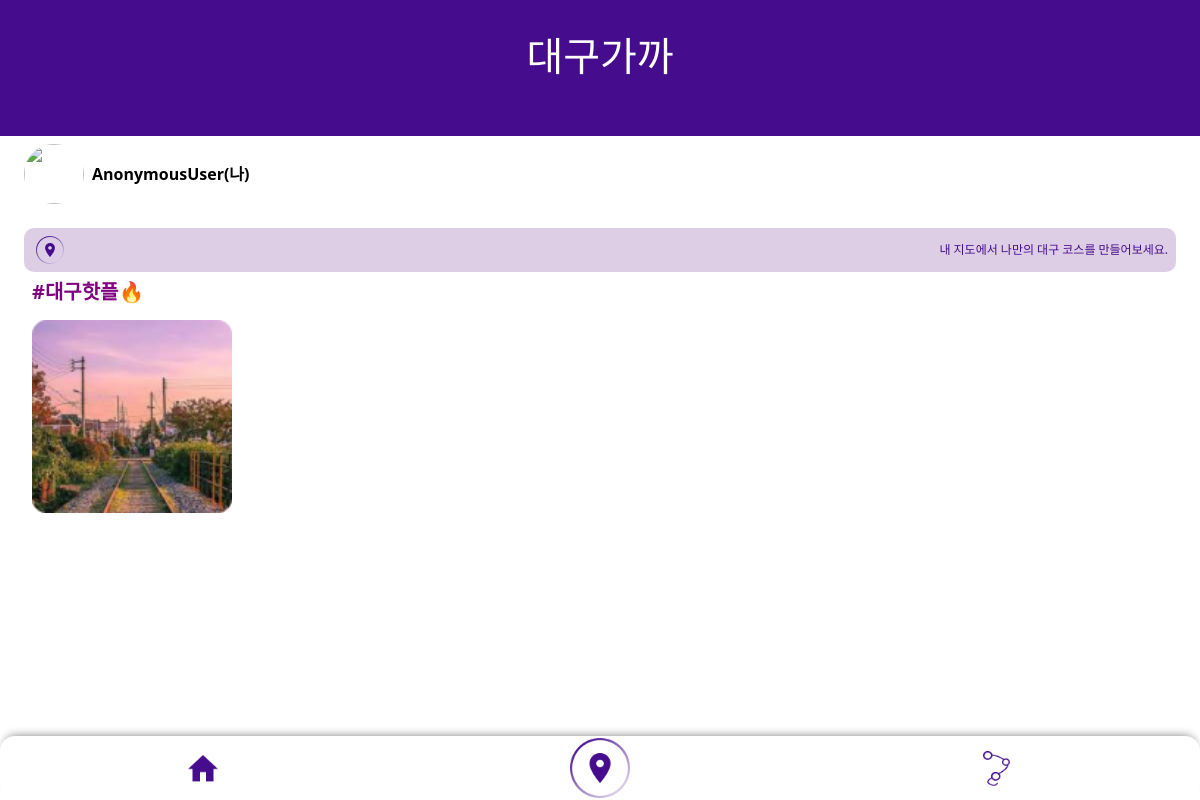
The page / on the database its author committed.
### main/models.py (models this page shows, shortened)
class HashRecommend(models.Model):
    hash=models.CharField(max_length=30)

class Place(models.Model):
    author=models.ForeignKey(User, on_delete=models.CASCADE, null=True)
    name=models.CharField(max_length=50)
    img=models.ImageField(null=True, blank=True)
    scrap_cnt=models.IntegerField(default=0)
    address=models.CharField(max_length=100)
    description=models.TextField(null=True, blank=True)
    category=models.CharField(max_length=20,null=True)
    hashtag=models.ForeignKey(HashRecommend, on_delete=models.CASCADE, null=True)
    lat=models.FloatField()
    lng=models.FloatField()
    course=models.ForeignKey(Course, on_delete=models.CASCADE, null=True, blank=True, related_name="place")
    scrapper=models.ManyToManyField(User, blank=True, related_name="placescrap")

### main/views.py (the view)
# urls.py: path('', views.main, name="main"),
def main(request):
    hashs = HashRecommend.objects.all()
    return render(request, 'home.html', {'hashs':hashs})

### main/templates/home.html (shortened to what this page needs)
{% load static %}
<!DOCTYPE html>
<html lang="en">
<head>
    <link rel="stylesheet" href="{% static 'css/style.css' %}" />
    <link href="https://cdn.jsdelivr.net/npm/bootstrap@5.2.1/dist/css/bootstrap.min.css" rel="stylesheet">
</head>
<body>
    <div class="mb-5">
        <div class="header-format" >
            <h1 class="header-text">대구가까</h1>
        </div>
        <div class="d-flex justify-content-start align-items-center px-4 pb-4">
            <img class="circle-img" style="height:60px;" src="{{ user.profile_img.url }}">
            <div class="writer"><p style="margin:0; font-weight:bold; color: black;">{{ user }}(나)</p></div>
        </div>
        <div class="home-indicator d-flex justify-content-between mx-4 p-2 align-items-center mb-2">
            <span class="ind-pic mx-1 mb-2"><img src="{% static 'img/home-ind.png' %}" alt=""></span>
            <span class="align-text-center" style="font-size: 12px; color: #450C8D">내 지도에서 나만의 대구 코스를 만들어보세요.</span>
        </div>
        {% for hash in hashs %}
        <section>
            <h1 class="content-text">{{ hash.hash }}</h1>
            <div style="padding:1.5rem;" class="py-2">
                <div class="content-list">
                    {% for place in hash.place_set.all %}
                        <a href="{% url 'detail' place.id %}"><span class="content-img-container"><img class="content-img" src="{{ place.img.url }}"></span></a>
                    {% endfor %}
                </div>
            </div>
        </section>
        {% endfor %}
    </div>
    <div class="footer-list">
        <span class="footer-icon"><a href="{% url 'main' %}"><img style="width:30px; height:27px;" src="{% static 'img/home.png' %}"></a></span>
        <span class="footer-icon"><a href="{% url 'course' %}"><img style="width:60px; height:60px;" src="{% static 'img/location.png' %}"></a></span>
        <span class="footer-icon"><a href="{% url 'myfeed' %}"><img style="width:27px; height:35px;" src="{% static 'img/course.png' %}"></a></span>
    </div>
</body>
</html>

### main/static/css/style.css (style rules this page uses)
.header-format { height:8.5rem; display:flex; justify-content:center; align-items:center; margin-bottom: 0.5rem; padding-bottom: 20px; background-image: url("/static/img/header.png"); background-size: cover; background-repeat: no-repeat; }
.header-text { font-family: 'Jua', sans-serif; margin:3rem; color:white; font-size:40px; }
.circle-img { width: 60px; height: 60px; border-radius: 30px 30px 30px 30px / 30px 30px 30px 30px; border: #450C8D; }
.content-text { padding-left:2rem; font-weight:bold; color:purple; font-size:20px; }
.content-list { height:220px; white-space:nowrap; overflow-x:scroll; }
.content-img-container { width:200px; height:200px; }
.content-img { width:200px; margin:0 0.5rem; }
.footer-list { background-color:white; position:fixed; bottom:0; left:0; right:0; height:4rem; width:100vw; display:flex; justify-content:space-between; align-items:center; padding: 0; border-radius:15px; box-shadow:0px -5px 10px -5px gray; padding:0 0.5rem; }
.footer-icon { width:33%; display:flex; justify-content:center; }
.writer { margin-left:0.5rem; }
.home-indicator { background-color: #DECEE5; border-radius: 10px 10px 10px 10px / 10px 10px 10px 10px; align-items: center !important; }
.ind-pic { width: 20px; height: 20px; }

### rows shown on the page
HashRecommend: hash "#대구핫플🔥"
Place: img (picture)

### other values the page prints
{{ user }} "AnonymousUser"
